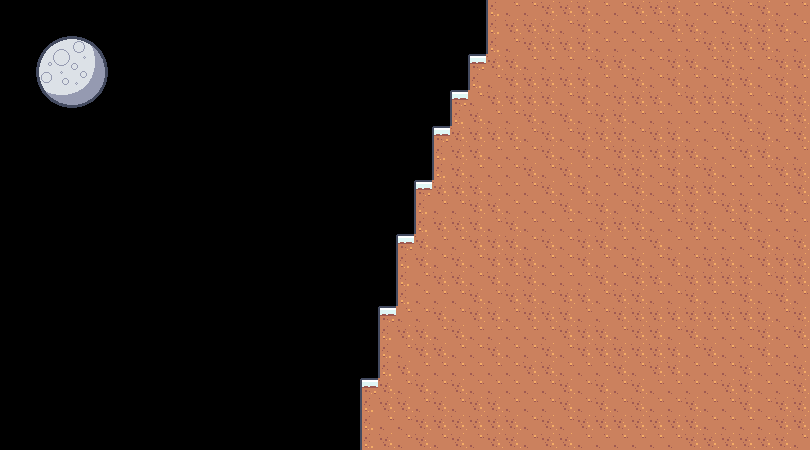

Rendered tile map (Tiled .tmx) drawn with the repository's tilesets; below, a short description and the full map source, tile grids included:
An orthogonal 45x25 tile map with 18x18 px tiles, 2 tile layers (far-background, Ground-n-Platforms), 2 tilesets.

<map version="1.10" tiledversion="1.10.2" orientation="orthogonal" renderorder="right-down" width="45" height="25" tilewidth="18" tileheight="18" infinite="0" nextlayerid="3" nextobjectid="1">
 <editorsettings>
  <export target="title-screen-level.tmj" format="json" />
 </editorsettings>
 <tileset firstgid="1" name="moon-tiles" tilewidth="18" tileheight="18" tilecount="16" columns="4">
  <image source="Moon v2.png" width="72" height="72" />
 </tileset>
 <tileset firstgid="17" name="kenny_tilemap_packed" tilewidth="18" tileheight="18" tilecount="180" columns="20">
  <image source="tilemap_packed.png" width="360" height="162" />
 </tileset>
 <layer id="1" name="far-background" width="45" height="25">
  <data encoding="csv">
0,0,0,0,0,0,0,0,0,0,0,0,0,0,0,0,0,0,0,0,0,0,0,0,0,0,0,0,0,0,0,0,0,0,0,0,0,0,0,0,0,0,0,0,0,
0,0,0,0,0,0,0,0,0,0,0,0,0,0,0,0,0,0,0,0,0,0,0,0,0,0,0,0,0,0,0,0,0,0,0,0,0,0,0,0,0,0,0,0,0,
0,0,1,2,3,4,0,0,0,0,0,0,0,0,0,0,0,0,0,0,0,0,0,0,0,0,0,0,0,0,0,0,0,0,0,0,0,0,0,0,0,0,0,0,0,
0,0,5,6,7,8,0,0,0,0,0,0,0,0,0,0,0,0,0,0,0,0,0,0,0,0,0,0,0,0,0,0,0,0,0,0,0,0,0,0,0,0,0,0,0,
0,0,9,10,11,12,0,0,0,0,0,0,0,0,0,0,0,0,0,0,0,0,0,0,0,0,0,0,0,0,0,0,0,0,0,0,0,0,0,0,0,0,0,0,0,
0,0,13,14,15,16,0,0,0,0,0,0,0,0,0,0,0,0,0,0,0,0,0,0,0,0,0,0,0,0,0,0,0,0,0,0,0,0,0,0,0,0,0,0,0,
0,0,0,0,0,0,0,0,0,0,0,0,0,0,0,0,0,0,0,0,0,0,0,0,0,0,0,0,0,0,0,0,0,0,0,0,0,0,0,0,0,0,0,0,0,
0,0,0,0,0,0,0,0,0,0,0,0,0,0,0,0,0,0,0,0,0,0,0,0,0,0,0,0,0,0,0,0,0,0,0,0,0,0,0,0,0,0,0,0,0,
0,0,0,0,0,0,0,0,0,0,0,0,0,0,0,0,0,0,0,0,0,0,0,0,0,0,0,0,0,0,0,0,0,0,0,0,0,0,0,0,0,0,0,0,0,
0,0,0,0,0,0,0,0,0,0,0,0,0,0,0,0,0,0,0,0,0,0,0,0,0,0,0,0,0,0,0,0,0,0,0,0,0,0,0,0,0,0,0,0,0,
0,0,0,0,0,0,0,0,0,0,0,0,0,0,0,0,0,0,0,0,0,0,0,0,0,0,0,0,0,0,0,0,0,0,0,0,0,0,0,0,0,0,0,0,0,
0,0,0,0,0,0,0,0,0,0,0,0,0,0,0,0,0,0,0,0,0,0,0,0,0,0,0,0,0,0,0,0,0,0,0,0,0,0,0,0,0,0,0,0,0,
0,0,0,0,0,0,0,0,0,0,0,0,0,0,0,0,0,0,0,0,0,0,0,0,0,0,0,0,0,0,0,0,0,0,0,0,0,0,0,0,0,0,0,0,0,
0,0,0,0,0,0,0,0,0,0,0,0,0,0,0,0,0,0,0,0,0,0,0,0,0,0,0,0,0,0,0,0,0,0,0,0,0,0,0,0,0,0,0,0,0,
0,0,0,0,0,0,0,0,0,0,0,0,0,0,0,0,0,0,0,0,0,0,0,0,0,0,0,0,0,0,0,0,0,0,0,0,0,0,0,0,0,0,0,0,0,
0,0,0,0,0,0,0,0,0,0,0,0,0,0,0,0,0,0,0,0,0,0,0,0,0,0,0,0,0,0,0,0,0,0,0,0,0,0,0,0,0,0,0,0,0,
0,0,0,0,0,0,0,0,0,0,0,0,0,0,0,0,0,0,0,0,0,0,0,0,0,0,0,0,0,0,0,0,0,0,0,0,0,0,0,0,0,0,0,0,0,
0,0,0,0,0,0,0,0,0,0,0,0,0,0,0,0,0,0,0,0,0,0,0,0,0,0,0,0,0,0,0,0,0,0,0,0,0,0,0,0,0,0,0,0,0,
0,0,0,0,0,0,0,0,0,0,0,0,0,0,0,0,0,0,0,0,0,0,0,0,0,0,0,0,0,0,0,0,0,0,0,0,0,0,0,0,0,0,0,0,0,
0,0,0,0,0,0,0,0,0,0,0,0,0,0,0,0,0,0,0,0,0,0,0,0,0,0,0,0,0,0,0,0,0,0,0,0,0,0,0,0,0,0,0,0,0,
0,0,0,0,0,0,0,0,0,0,0,0,0,0,0,0,0,0,0,0,0,0,0,0,0,0,0,0,0,0,0,0,0,0,0,0,0,0,0,0,0,0,0,0,0,
0,0,0,0,0,0,0,0,0,0,0,0,0,0,0,0,0,0,0,0,0,0,0,0,0,0,0,0,0,0,0,0,0,0,0,0,0,0,0,0,0,0,0,0,0,
0,0,0,0,0,0,0,0,0,0,0,0,0,0,0,0,0,0,0,0,0,0,0,0,0,0,0,0,0,0,0,0,0,0,0,0,0,0,0,0,0,0,0,0,0,
0,0,0,0,0,0,0,0,0,0,0,0,0,0,0,0,0,0,0,0,0,0,0,0,0,0,0,0,0,0,0,0,0,0,0,0,0,0,0,0,0,0,0,0,0,
0,0,0,0,0,0,0,0,0,0,0,0,0,0,0,0,0,0,0,0,0,0,0,0,0,0,0,0,0,0,0,0,0,0,0,0,0,0,0,0,0,0,0,0,0
</data>
 </layer>
 <layer id="2" name="Ground-n-Platforms" width="45" height="25">
  <data encoding="csv">
0,0,0,0,0,0,0,0,0,0,0,0,0,0,0,0,0,0,0,0,0,0,0,0,0,0,0,138,121,121,139,139,139,121,121,139,139,139,121,121,139,121,139,121,121,
0,0,0,0,0,0,0,0,0,0,0,0,0,0,0,0,0,0,0,0,0,0,0,0,0,0,0,138,139,139,139,121,139,121,121,121,121,139,139,121,121,139,139,139,121,
0,0,0,0,0,0,0,0,0,0,0,0,0,0,0,0,0,0,0,0,0,0,0,0,0,0,0,138,121,139,139,139,139,121,121,121,121,121,121,139,139,139,139,121,121,
0,0,0,0,0,0,0,0,0,0,0,0,0,0,0,0,0,0,0,0,0,0,0,0,0,0,118,139,139,121,121,121,121,139,139,121,121,139,139,121,139,121,121,139,139,
0,0,0,0,0,0,0,0,0,0,0,0,0,0,0,0,0,0,0,0,0,0,0,0,0,0,138,121,139,139,139,139,139,121,121,139,121,139,121,121,139,139,121,139,121,
0,0,0,0,0,0,0,0,0,0,0,0,0,0,0,0,0,0,0,0,0,0,0,0,0,118,121,139,139,139,139,121,139,121,139,139,139,121,139,139,139,121,121,139,139,
0,0,0,0,0,0,0,0,0,0,0,0,0,0,0,0,0,0,0,0,0,0,0,0,0,138,139,121,121,139,121,139,121,139,139,121,121,121,121,121,121,139,121,139,139,
0,0,0,0,0,0,0,0,0,0,0,0,0,0,0,0,0,0,0,0,0,0,0,0,118,139,139,139,139,121,139,121,139,139,139,121,139,139,121,121,139,121,139,121,139,
0,0,0,0,0,0,0,0,0,0,0,0,0,0,0,0,0,0,0,0,0,0,0,0,138,139,139,121,121,121,139,121,139,121,139,139,139,139,139,121,121,139,139,121,121,
0,0,0,0,0,0,0,0,0,0,0,0,0,0,0,0,0,0,0,0,0,0,0,0,138,139,121,121,121,139,121,139,121,121,139,139,121,139,121,139,121,121,121,139,139,
0,0,0,0,0,0,0,0,0,0,0,0,0,0,0,0,0,0,0,0,0,0,0,118,139,139,139,121,121,121,139,121,139,121,121,139,121,139,139,139,121,121,121,121,139,
0,0,0,0,0,0,0,0,0,0,0,0,0,0,0,0,0,0,0,0,0,0,0,138,121,121,139,139,121,121,121,139,121,139,121,139,121,139,139,121,139,139,121,139,121,
0,0,0,0,0,0,0,0,0,0,0,0,0,0,0,0,0,0,0,0,0,0,0,138,139,139,139,121,139,121,121,121,121,139,139,139,121,121,139,139,121,139,121,121,121,
0,0,0,0,0,0,0,0,0,0,0,0,0,0,0,0,0,0,0,0,0,0,118,139,121,121,139,139,139,121,139,121,139,139,121,121,139,121,121,121,121,121,139,121,139,
0,0,0,0,0,0,0,0,0,0,0,0,0,0,0,0,0,0,0,0,0,0,138,139,121,139,121,139,139,139,121,121,139,121,121,139,121,139,121,139,139,121,139,139,139,
0,0,0,0,0,0,0,0,0,0,0,0,0,0,0,0,0,0,0,0,0,0,138,121,139,139,121,139,121,139,121,121,121,139,121,139,139,121,139,139,139,139,121,139,139,
0,0,0,0,0,0,0,0,0,0,0,0,0,0,0,0,0,0,0,0,0,0,138,121,121,121,139,121,139,139,121,139,139,121,139,139,121,121,139,121,121,139,121,139,121,
0,0,0,0,0,0,0,0,0,0,0,0,0,0,0,0,0,0,0,0,0,118,121,121,139,121,139,139,121,139,139,139,121,121,139,139,139,139,139,139,139,139,139,121,139,
0,0,0,0,0,0,0,0,0,0,0,0,0,0,0,0,0,0,0,0,0,138,139,139,121,139,121,121,121,121,121,139,139,139,121,139,139,121,139,121,121,121,139,121,139,
0,0,0,0,0,0,0,0,0,0,0,0,0,0,0,0,0,0,0,0,0,138,121,139,139,121,121,139,121,121,139,121,139,139,139,139,139,139,121,139,121,121,139,121,121,
0,0,0,0,0,0,0,0,0,0,0,0,0,0,0,0,0,0,0,0,0,138,139,121,121,121,121,121,121,139,139,121,121,121,139,121,139,139,121,121,121,139,121,121,139,
0,0,0,0,0,0,0,0,0,0,0,0,0,0,0,0,0,0,0,0,118,139,121,139,121,139,121,121,121,121,121,139,121,139,121,139,121,121,121,121,139,139,121,121,139,
0,0,0,0,0,0,0,0,0,0,0,0,0,0,0,0,0,0,0,0,138,139,139,121,139,121,139,139,121,121,121,139,121,139,121,139,121,121,139,121,121,139,121,139,139,
0,0,0,0,0,0,0,0,0,0,0,0,0,0,0,0,0,0,0,0,138,121,121,139,139,139,139,139,139,121,139,121,139,139,139,139,139,139,139,121,121,121,121,139,139,
0,0,0,0,0,0,0,0,0,0,0,0,0,0,0,0,0,0,0,0,138,139,121,139,121,139,121,139,139,121,139,139,121,121,121,121,121,121,139,139,139,139,139,139,121
</data>
 </layer>
</map>
